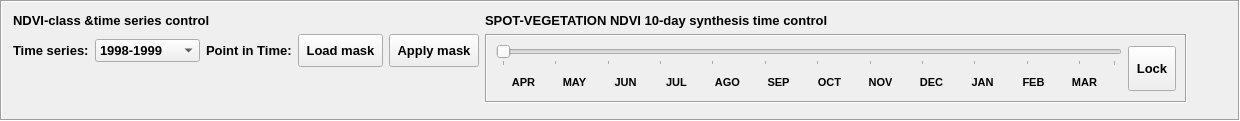
      <widget class="QFrame" name="frame_2">
       <property name="sizePolicy">
        <sizepolicy hsizetype="Preferred" vsizetype="Minimum">
         <horstretch>0</horstretch>
         <verstretch>0</verstretch>
        </sizepolicy>
       </property>
       <property name="frameShape">
        <enum>QFrame::Box</enum>
       </property>
       <property name="frameShadow">
        <enum>QFrame::Sunken</enum>
       </property>
       <layout class="QHBoxLayout" name="horizontalLayout_4">
        <item>
         <layout class="QVBoxLayout" name="verticalLayout_15">
          <item>
           <widget class="QLabel" name="label_profilesControl">
            <property name="font">
             <font>
              <pointsize>10</pointsize>
              <weight>75</weight>
              <bold>true</bold>
             </font>
            </property>
            <property name="text">
             <string>NDVI-class &amp;time series control</string>
            </property>
            <property name="buddy">
             <cstring>gemClassSpinBox</cstring>
            </property>
           </widget>
          </item>
          <item>
           <layout class="QHBoxLayout" name="horizontalLayout">
            <item>
             <widget class="QLabel" name="gemYearLabel">
              <property name="font">
               <font>
                <pointsize>10</pointsize>
                <weight>75</weight>
                <bold>true</bold>
               </font>
              </property>
              <property name="text">
               <string>Time series:</string>
              </property>
              <property name="buddy">
               <cstring>timeSeriesComboBox</cstring>
              </property>
             </widget>
            </item>
            <item>
             <widget class="QComboBox" name="timeSeriesComboBox">
              <property name="sizePolicy">
               <sizepolicy hsizetype="Minimum" vsizetype="Fixed">
                <horstretch>0</horstretch>
                <verstretch>0</verstretch>
               </sizepolicy>
              </property>
              <property name="minimumSize">
               <size>
                <width>105</width>
                <height>0</height>
               </size>
              </property>
              <property name="font">
               <font>
                <pointsize>10</pointsize>
                <weight>75</weight>
                <bold>true</bold>
               </font>
              </property>
              <property name="layoutDirection">
               <enum>Qt::LeftToRight</enum>
              </property>
              <property name="insertPolicy">
               <enum>QComboBox::InsertAtBottom</enum>
              </property>
              <property name="sizeAdjustPolicy">
               <enum>QComboBox::AdjustToContents</enum>
              </property>
              <item>
               <property name="text">
                <string>1998-1999</string>
               </property>
              </item>
              <item>
               <property name="text">
                <string>1999-2000</string>
               </property>
              </item>
              <item>
               <property name="text">
                <string>2000-2001</string>
               </property>
              </item>
              <item>
               <property name="text">
                <string>2001-2002</string>
               </property>
              </item>
              <item>
               <property name="text">
                <string>2002-2003</string>
               </property>
              </item>
              <item>
               <property name="text">
                <string>2003-2004</string>
               </property>
              </item>
              <item>
               <property name="text">
                <string>2004-2005</string>
               </property>
              </item>
              <item>
               <property name="text">
                <string>2005-2006</string>
               </property>
              </item>
              <item>
               <property name="text">
                <string>2006-2007</string>
               </property>
              </item>
              <item>
               <property name="text">
                <string>2007-2008</string>
               </property>
              </item>
             </widget>
            </item>
            <item>
             <widget class="QLabel" name="pointInTime_label">
              <property name="font">
               <font>
                <pointsize>10</pointsize>
                <weight>75</weight>
                <bold>true</bold>
               </font>
              </property>
              <property name="text">
               <string>Point in Time:</string>
              </property>
             </widget>
            </item>
            <item>
             <widget class="QToolButton" name="loadMaskButton">
              <property name="minimumSize">
               <size>
                <width>0</width>
                <height>33</height>
               </size>
              </property>
              <property name="font">
               <font>
                <pointsize>10</pointsize>
                <weight>75</weight>
                <bold>true</bold>
               </font>
              </property>
              <property name="text">
               <string>Load mask</string>
              </property>
              <property name="icon">
               <iconset resource="icons.qrc">
                <normaloff>:/Icons/icons/silk/folder_image.png</normaloff>:/Icons/icons/silk/folder_image.png</iconset>
              </property>
              <property name="checkable">
               <bool>true</bool>
              </property>
              <property name="toolButtonStyle">
               <enum>Qt::ToolButtonTextBesideIcon</enum>
              </property>
             </widget>
            </item>
            <item>
             <widget class="QToolButton" name="applyMask">
              <property name="minimumSize">
               <size>
                <width>0</width>
                <height>33</height>
               </size>
              </property>
              <property name="font">
               <font>
                <pointsize>10</pointsize>
                <weight>75</weight>
                <bold>true</bold>
               </font>
              </property>
              <property name="text">
               <string>Apply mask</string>
              </property>
              <property name="icon">
               <iconset resource="icons.qrc">
                <normaloff>:/Icons/icons/silk/shape_move_forwards.png</normaloff>:/Icons/icons/silk/shape_move_forwards.png</iconset>
              </property>
              <property name="iconSize">
               <size>
                <width>24</width>
                <height>24</height>
               </size>
              </property>
              <property name="checkable">
               <bool>true</bool>
              </property>
              <property name="toolButtonStyle">
               <enum>Qt::ToolButtonTextBesideIcon</enum>
              </property>
             </widget>
            </item>
           </layout>
          </item>
          <item>
           <spacer name="verticalSpacer">
            <property name="orientation">
             <enum>Qt::Vertical</enum>
            </property>
            <property name="sizeHint" stdset="0">
             <size>
              <width>20</width>
              <height>40</height>
             </size>
            </property>
           </spacer>
          </item>
         </layout>
        </item>
        <item>
         <layout class="QVBoxLayout" name="verticalLayout_14">
          <item>
           <widget class="QLabel" name="label_SPOT">
            <property name="font">
             <font>
              <pointsize>10</pointsize>
              <weight>75</weight>
              <bold>true</bold>
             </font>
            </property>
            <property name="text">
             <string>SPOT-VEGETATION NDVI 10-day synthesis time control</string>
            </property>
            <property name="buddy">
             <cstring>timeSlider</cstring>
            </property>
           </widget>
          </item>
          <item>
           <widget class="QFrame" name="frameTimeSlide">
            <property name="enabled">
             <bool>true</bool>
            </property>
            <property name="sizePolicy">
             <sizepolicy hsizetype="Preferred" vsizetype="Minimum">
              <horstretch>0</horstretch>
              <verstretch>0</verstretch>
             </sizepolicy>
            </property>
            <property name="frameShape">
             <enum>QFrame::Box</enum>
            </property>
            <property name="frameShadow">
             <enum>QFrame::Sunken</enum>
            </property>
            <layout class="QHBoxLayout" name="horizontalLayout_3">
             <item>
              <layout class="QHBoxLayout" name="horizontalLayout_2">
               <item>
                <layout class="QVBoxLayout" name="verticalLayout_8">
                 <item>
                  <widget class="QSlider" name="timeSlider">
                   <property name="sizePolicy">
                    <sizepolicy hsizetype="Minimum" vsizetype="Minimum">
                     <horstretch>0</horstretch>
                     <verstretch>0</verstretch>
                    </sizepolicy>
                   </property>
                   <property name="minimumSize">
                    <size>
                     <width>615</width>
                     <height>21</height>
                    </size>
                   </property>
                   <property name="maximumSize">
                    <size>
                     <width>1137</width>
                     <height>21</height>
                    </size>
                   </property>
                   <property name="cursor">
                    <cursorShape>ArrowCursor</cursorShape>
                   </property>
                   <property name="focusPolicy">
                    <enum>Qt::StrongFocus</enum>
                   </property>
                   <property name="styleSheet">
                    <string notr="true"/>
                   </property>
                   <property name="maximum">
                    <number>35</number>
                   </property>
                   <property name="sliderPosition">
                    <number>0</number>
                   </property>
                   <property name="orientation">
                    <enum>Qt::Horizontal</enum>
                   </property>
                   <property name="invertedControls">
                    <bool>false</bool>
                   </property>
                   <property name="tickPosition">
                    <enum>QSlider::TicksBelow</enum>
                   </property>
                   <property name="tickInterval">
                    <number>3</number>
                   </property>
                  </widget>
                 </item>
                 <item>
                  <layout class="QGridLayout" name="gridLayout">
                   <item row="0" column="0">
                    <spacer name="horizontalSpacer_25">
                     <property name="orientation">
                      <enum>Qt::Horizontal</enum>
                     </property>
                     <property name="sizeType">
                      <enum>QSizePolicy::Minimum</enum>
                     </property>
                     <property name="sizeHint" stdset="0">
                      <size>
                       <width>5</width>
                       <height>14</height>
                      </size>
                     </property>
                    </spacer>
                   </item>
                   <item row="0" column="1">
                    <widget class="QLabel" name="apr_label">
                     <property name="minimumSize">
                      <size>
                       <width>45</width>
                       <height>16</height>
                      </size>
                     </property>
                     <property name="font">
                      <font>
                       <pointsize>8</pointsize>
                       <weight>75</weight>
                       <italic>false</italic>
                       <bold>true</bold>
                      </font>
                     </property>
                     <property name="text">
                      <string>APR</string>
                     </property>
                     <property name="scaledContents">
                      <bool>false</bool>
                     </property>
                     <property name="alignment">
                      <set>Qt::AlignCenter</set>
                     </property>
                     <property name="wordWrap">
                      <bool>false</bool>
                     </property>
                    </widget>
                   </item>
                   <item row="0" column="2">
                    <widget class="QLabel" name="may_label">
                     <property name="minimumSize">
                      <size>
                       <width>45</width>
                       <height>16</height>
                      </size>
                     </property>
                     <property name="font">
                      <font>
                       <pointsize>8</pointsize>
                       <weight>75</weight>
                       <italic>false</italic>
                       <bold>true</bold>
                      </font>
                     </property>
                     <property name="text">
                      <string>MAY</string>
                     </property>
                     <property name="scaledContents">
                      <bool>false</bool>
                     </property>
                     <property name="alignment">
                      <set>Qt::AlignCenter</set>
                     </property>
                     <property name="wordWrap">
                      <bool>false</bool>
                     </property>
                    </widget>
                   </item>
                   <item row="0" column="3">
                    <widget class="QLabel" name="jun_label">
                     <property name="minimumSize">
                      <size>
                       <width>45</width>
                       <height>16</height>
                      </size>
                     </property>
                     <property name="font">
                      <font>
                       <pointsize>8</pointsize>
                       <weight>75</weight>
                       <italic>false</italic>
                       <bold>true</bold>
                      </font>
                     </property>
                     <property name="text">
                      <string>JUN</string>
                     </property>
                     <property name="scaledContents">
                      <bool>false</bool>
                     </property>
                     <property name="alignment">
                      <set>Qt::AlignCenter</set>
                     </property>
                     <property name="wordWrap">
                      <bool>false</bool>
                     </property>
                    </widget>
                   </item>
                   <item row="0" column="4">
                    <widget class="QLabel" name="jul_label">
                     <property name="minimumSize">
                      <size>
                       <width>45</width>
                       <height>16</height>
                      </size>
                     </property>
                     <property name="font">
                      <font>
                       <pointsize>8</pointsize>
                       <weight>75</weight>
                       <italic>false</italic>
                       <bold>true</bold>
                      </font>
                     </property>
                     <property name="text">
                      <string>JUL</string>
                     </property>
                     <property name="scaledContents">
                      <bool>false</bool>
                     </property>
                     <property name="alignment">
                      <set>Qt::AlignCenter</set>
                     </property>
                     <property name="wordWrap">
                      <bool>false</bool>
                     </property>
                    </widget>
                   </item>
                   <item row="0" column="5">
                    <widget class="QLabel" name="ago_label">
                     <property name="minimumSize">
                      <size>
                       <width>45</width>
                       <height>16</height>
                      </size>
                     </property>
                     <property name="font">
                      <font>
                       <pointsize>8</pointsize>
                       <weight>75</weight>
                       <italic>false</italic>
                       <bold>true</bold>
                      </font>
                     </property>
                     <property name="text">
                      <string>AGO</string>
                     </property>
                     <property name="scaledContents">
                      <bool>false</bool>
                     </property>
                     <property name="alignment">
                      <set>Qt::AlignCenter</set>
                     </property>
                     <property name="wordWrap">
                      <bool>false</bool>
                     </property>
                    </widget>
                   </item>
                   <item row="0" column="6">
                    <widget class="QLabel" name="sep_label">
                     <property name="minimumSize">
                      <size>
                       <width>45</width>
                       <height>16</height>
                      </size>
                     </property>
                     <property name="font">
                      <font>
                       <pointsize>8</pointsize>
                       <weight>75</weight>
                       <italic>false</italic>
                       <bold>true</bold>
                      </font>
                     </property>
                     <property name="text">
                      <string>SEP</string>
                     </property>
                     <property name="scaledContents">
                      <bool>false</bool>
                     </property>
                     <property name="alignment">
                      <set>Qt::AlignCenter</set>
                     </property>
                     <property name="wordWrap">
                      <bool>false</bool>
                     </property>
                    </widget>
                   </item>
                   <item row="0" column="7">
                    <widget class="QLabel" name="oct_label">
                     <property name="minimumSize">
                      <size>
                       <width>45</width>
                       <height>16</height>
                      </size>
                     </property>
                     <property name="font">
                      <font>
                       <pointsize>8</pointsize>
                       <weight>75</weight>
                       <italic>false</italic>
                       <bold>true</bold>
                      </font>
                     </property>
                     <property name="text">
                      <string>OCT</string>
                     </property>
                     <property name="scaledContents">
                      <bool>false</bool>
                     </property>
                     <property name="alignment">
                      <set>Qt::AlignCenter</set>
                     </property>
                     <property name="wordWrap">
                      <bool>false</bool>
                     </property>
                    </widget>
                   </item>
                   <item row="0" column="8">
                    <widget class="QLabel" name="nov_label">
                     <property name="minimumSize">
                      <size>
                       <width>45</width>
                       <height>16</height>
                      </size>
                     </property>
                     <property name="font">
                      <font>
                       <pointsize>8</pointsize>
                       <weight>75</weight>
                       <italic>false</italic>
                       <bold>true</bold>
                      </font>
                     </property>
                     <property name="text">
                      <string>NOV</string>
                     </property>
                     <property name="scaledContents">
                      <bool>false</bool>
                     </property>
                     <property name="alignment">
                      <set>Qt::AlignCenter</set>
                     </property>
                     <property name="wordWrap">
                      <bool>false</bool>
                     </property>
                    </widget>
                   </item>
                   <item row="0" column="9">
                    <widget class="QLabel" name="dec_label">
                     <property name="minimumSize">
                      <size>
                       <width>45</width>
                       <height>16</height>
                      </size>
                     </property>
                     <property name="font">
                      <font>
                       <pointsize>8</pointsize>
                       <weight>75</weight>
                       <italic>false</italic>
                       <bold>true</bold>
                      </font>
                     </property>
                     <property name="text">
                      <string>DEC</string>
                     </property>
                     <property name="scaledContents">
                      <bool>false</bool>
                     </property>
                     <property name="alignment">
                      <set>Qt::AlignCenter</set>
                     </property>
                     <property name="wordWrap">
                      <bool>false</bool>
                     </property>
                    </widget>
                   </item>
                   <item row="0" column="10">
                    <widget class="QLabel" name="jan_label">
                     <property name="minimumSize">
                      <size>
                       <width>45</width>
                       <height>16</height>
                      </size>
                     </property>
                     <property name="font">
                      <font>
                       <pointsize>8</pointsize>
                       <weight>75</weight>
                       <italic>false</italic>
                       <bold>true</bold>
                      </font>
                     </property>
                     <property name="text">
                      <string>JAN</string>
                     </property>
                     <property name="scaledContents">
                      <bool>false</bool>
                     </property>
                     <property name="alignment">
                      <set>Qt::AlignCenter</set>
                     </property>
                     <property name="wordWrap">
                      <bool>false</bool>
                     </property>
                    </widget>
                   </item>
                   <item row="0" column="11">
                    <widget class="QLabel" name="feb_label">
                     <property name="minimumSize">
                      <size>
                       <width>45</width>
                       <height>16</height>
                      </size>
                     </property>
                     <property name="font">
                      <font>
                       <pointsize>8</pointsize>
                       <weight>75</weight>
                       <italic>false</italic>
                       <bold>true</bold>
                      </font>
                     </property>
                     <property name="text">
                      <string>FEB</string>
                     </property>
                     <property name="scaledContents">
                      <bool>false</bool>
                     </property>
                     <property name="alignment">
                      <set>Qt::AlignCenter</set>
                     </property>
                     <property name="wordWrap">
                      <bool>false</bool>
                     </property>
                    </widget>
                   </item>
                   <item row="0" column="12">
                    <widget class="QLabel" name="mar_label">
                     <property name="minimumSize">
                      <size>
                       <width>45</width>
                       <height>16</height>
                      </size>
                     </property>
                     <property name="font">
                      <font>
                       <pointsize>8</pointsize>
                       <weight>75</weight>
                       <italic>false</italic>
                       <bold>true</bold>
                      </font>
                     </property>
                     <property name="text">
                      <string>MAR</string>
                     </property>
                     <property name="scaledContents">
                      <bool>false</bool>
                     </property>
                     <property name="alignment">
                      <set>Qt::AlignCenter</set>
                     </property>
                     <property name="wordWrap">
                      <bool>false</bool>
                     </property>
                    </widget>
                   </item>
                   <item row="0" column="13">
                    <spacer name="horizontalSpacer_2">
                     <property name="orientation">
                      <enum>Qt::Horizontal</enum>
                     </property>
                     <property name="sizeType">
                      <enum>QSizePolicy::Minimum</enum>
                     </property>
                     <property name="sizeHint" stdset="0">
                      <size>
                       <width>15</width>
                       <height>20</height>
                      </size>
                     </property>
                    </spacer>
                   </item>
                  </layout>
                 </item>
                </layout>
               </item>
               <item>
                <widget class="QToolButton" name="lockButton">
                 <property name="minimumSize">
                  <size>
                   <width>45</width>
                   <height>45</height>
                  </size>
                 </property>
                 <property name="font">
                  <font>
                   <pointsize>10</pointsize>
                   <weight>75</weight>
                   <bold>true</bold>
                  </font>
                 </property>
                 <property name="text">
                  <string comment="Locks current day">Lock</string>
                 </property>
                 <property name="icon">
                  <iconset resource="icons.qrc">
                   <normaloff>:/Icons/icons/silk/lock_open.png</normaloff>
                   <normalon>:/Icons/icons/silk/lock.png</normalon>:/Icons/icons/silk/lock_open.png</iconset>
                 </property>
                 <property name="checkable">
                  <bool>true</bool>
                 </property>
                 <property name="toolButtonStyle">
                  <enum>Qt::ToolButtonIconOnly</enum>
                 </property>
                </widget>
               </item>
              </layout>
             </item>
            </layout>
           </widget>
          </item>
          <item>
           <spacer name="verticalSpacer_2">
            <property name="orientation">
             <enum>Qt::Vertical</enum>
            </property>
            <property name="sizeHint" stdset="0">
             <size>
              <width>20</width>
              <height>5</height>
             </size>
            </property>
           </spacer>
          </item>
         </layout>
        </item>
        <item>
         <spacer name="horizontalSpacer">
          <property name="orientation">
           <enum>Qt::Horizontal</enum>
          </property>
          <property name="sizeHint" stdset="0">
           <size>
            <width>40</width>
            <height>20</height>
           </size>
          </property>
         </spacer>
        </item>
       </layout>
      </widget>
